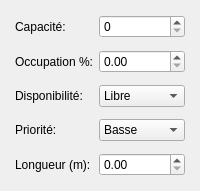
                     <widget class="QWidget" name="tabCaracteristiques">
                      <attribute name="title">
                       <string> Caractéristiques</string>
                      </attribute>
                      <layout class="QFormLayout" name="formLayoutCarac">
                       <property name="verticalSpacing">
                        <number>12</number>
                       </property>
                       <property name="leftMargin">
                        <number>15</number>
                       </property>
                       <property name="topMargin">
                        <number>15</number>
                       </property>
                       <property name="rightMargin">
                        <number>15</number>
                       </property>
                       <property name="bottomMargin">
                        <number>15</number>
                       </property>
                       <item row="0" column="0">
                        <widget class="QLabel" name="labelCapacite">
                         <property name="text">
                          <string>Capacité:</string>
                         </property>
                        </widget>
                       </item>
                       <item row="0" column="1">
                        <widget class="QSpinBox" name="spinBoxCapacite">
                         <property name="maximum">
                          <number>50</number>
                         </property>
                        </widget>
                       </item>
                       <item row="1" column="0">
                        <widget class="QLabel" name="labelOccupation">
                         <property name="text">
                          <string>Occupation %:</string>
                         </property>
                        </widget>
                       </item>
                       <item row="1" column="1">
                        <widget class="QDoubleSpinBox" name="doubleSpinBoxOccupation">
                         <property name="maximum">
                          <double>100.000000000000000</double>
                         </property>
                        </widget>
                       </item>
                       <item row="2" column="0">
                        <widget class="QLabel" name="labelDisponibilite">
                         <property name="text">
                          <string>Disponibilité:</string>
                         </property>
                        </widget>
                       </item>
                       <item row="2" column="1">
                        <widget class="QComboBox" name="comboBoxDisponibilite">
                         <item>
                          <property name="text">
                           <string>Libre</string>
                          </property>
                         </item>
                         <item>
                          <property name="text">
                           <string>Occupé</string>
                          </property>
                         </item>
                         <item>
                          <property name="text">
                           <string>Réservé</string>
                          </property>
                         </item>
                        </widget>
                       </item>
                       <item row="3" column="0">
                        <widget class="QLabel" name="labelPriorite">
                         <property name="text">
                          <string>Priorité:</string>
                         </property>
                        </widget>
                       </item>
                       <item row="3" column="1">
                        <widget class="QComboBox" name="comboBoxPriorite">
                         <item>
                          <property name="text">
                           <string>Basse</string>
                          </property>
                         </item>
                         <item>
                          <property name="text">
                           <string>Normale</string>
                          </property>
                         </item>
                         <item>
                          <property name="text">
                           <string>Haute</string>
                          </property>
                         </item>
                        </widget>
                       </item>
                       <item row="4" column="0">
                        <widget class="QLabel" name="labelLongueur">
                         <property name="text">
                          <string>Longueur (m):</string>
                         </property>
                        </widget>
                       </item>
                       <item row="4" column="1">
                        <widget class="QDoubleSpinBox" name="doubleSpinBoxLongueur">
                         <property name="maximum">
                          <double>500.000000000000000</double>
                         </property>
                        </widget>
                       </item>
                      </layout>
                     </widget>
